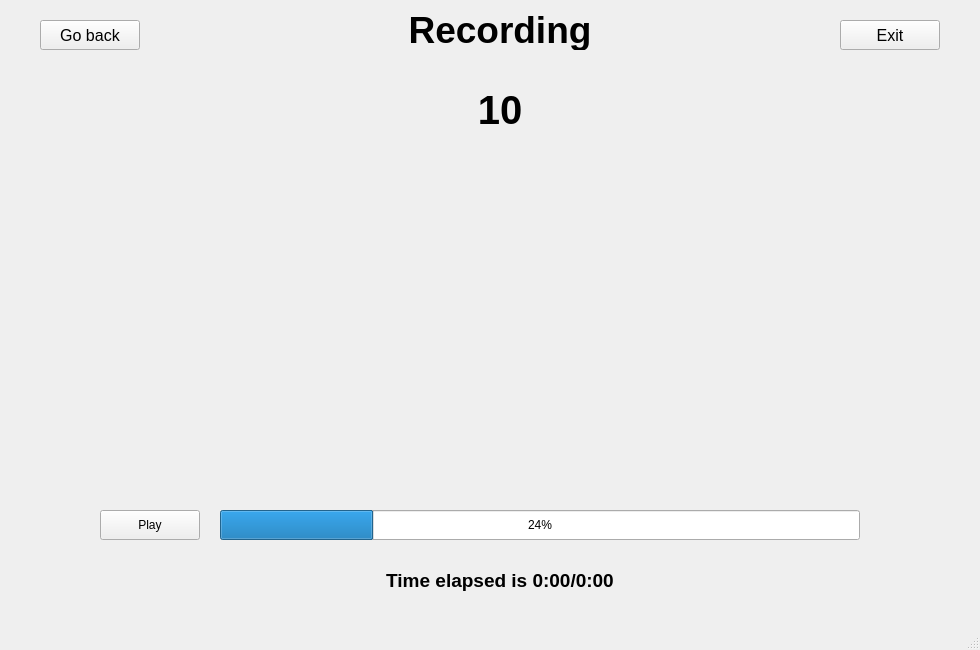
<?xml version="1.0" encoding="UTF-8"?>
<ui version="4.0">
 <class>MainWindow</class>
 <widget class="QMainWindow" name="MainWindow">
  <property name="geometry">
   <rect>
    <x>0</x>
    <y>0</y>
    <width>980</width>
    <height>650</height>
   </rect>
  </property>
  <property name="windowTitle">
   <string>Experimenter GUI</string>
  </property>
  <widget class="QWidget" name="centralwidget">
   <widget class="QStackedWidget" name="stackedWidget">
    <property name="geometry">
     <rect>
      <x>0</x>
      <y>0</y>
      <width>971</width>
      <height>721</height>
     </rect>
    </property>
    <property name="sizePolicy">
     <sizepolicy hsizetype="Fixed" vsizetype="Fixed">
      <horstretch>0</horstretch>
      <verstretch>0</verstretch>
     </sizepolicy>
    </property>
    <property name="currentIndex">
     <number>1</number>
    </property>
    <widget class="QWidget" name="page">
     <widget class="QLabel" name="titleConfigurationLabel">
      <property name="geometry">
       <rect>
        <x>380</x>
        <y>10</y>
        <width>240</width>
        <height>40</height>
       </rect>
      </property>
      <property name="sizePolicy">
       <sizepolicy hsizetype="Preferred" vsizetype="Fixed">
        <horstretch>0</horstretch>
        <verstretch>0</verstretch>
       </sizepolicy>
      </property>
      <property name="font">
       <font>
        <pointsize>28</pointsize>
        <weight>75</weight>
        <bold>true</bold>
       </font>
      </property>
      <property name="text">
       <string>Configuration</string>
      </property>
      <property name="alignment">
       <set>Qt::AlignCenter</set>
      </property>
     </widget>
     <widget class="QPushButton" name="startButton">
      <property name="geometry">
       <rect>
        <x>420</x>
        <y>470</y>
        <width>160</width>
        <height>70</height>
       </rect>
      </property>
      <property name="font">
       <font>
        <pointsize>28</pointsize>
        <weight>75</weight>
        <bold>true</bold>
       </font>
      </property>
      <property name="text">
       <string>Start</string>
      </property>
     </widget>
     <widget class="QFrame" name="personDataFrame">
      <property name="geometry">
       <rect>
        <x>30</x>
        <y>70</y>
        <width>221</width>
        <height>291</height>
       </rect>
      </property>
      <property name="frameShape">
       <enum>QFrame::StyledPanel</enum>
      </property>
      <property name="frameShadow">
       <enum>QFrame::Raised</enum>
      </property>
      <widget class="QLabel" name="nameLabel">
       <property name="geometry">
        <rect>
         <x>30</x>
         <y>20</y>
         <width>58</width>
         <height>14</height>
        </rect>
       </property>
       <property name="text">
        <string>Name</string>
       </property>
      </widget>
      <widget class="QLabel" name="ageLabel">
       <property name="geometry">
        <rect>
         <x>30</x>
         <y>70</y>
         <width>31</width>
         <height>16</height>
        </rect>
       </property>
       <property name="text">
        <string>Age</string>
       </property>
      </widget>
      <widget class="QLabel" name="genderLabel">
       <property name="geometry">
        <rect>
         <x>30</x>
         <y>120</y>
         <width>58</width>
         <height>14</height>
        </rect>
       </property>
       <property name="text">
        <string>Gender</string>
       </property>
      </widget>
      <widget class="QLabel" name="heightLabel">
       <property name="geometry">
        <rect>
         <x>30</x>
         <y>170</y>
         <width>58</width>
         <height>14</height>
        </rect>
       </property>
       <property name="text">
        <string>Height</string>
       </property>
      </widget>
      <widget class="QLabel" name="weightLabel">
       <property name="geometry">
        <rect>
         <x>30</x>
         <y>220</y>
         <width>58</width>
         <height>14</height>
        </rect>
       </property>
       <property name="text">
        <string>Weight</string>
       </property>
      </widget>
      <widget class="QLineEdit" name="nameEdit">
       <property name="geometry">
        <rect>
         <x>30</x>
         <y>40</y>
         <width>113</width>
         <height>24</height>
        </rect>
       </property>
      </widget>
      <widget class="QLineEdit" name="ageEdit">
       <property name="geometry">
        <rect>
         <x>30</x>
         <y>90</y>
         <width>113</width>
         <height>24</height>
        </rect>
       </property>
      </widget>
      <widget class="QLineEdit" name="lineEdit_3">
       <property name="geometry">
        <rect>
         <x>30</x>
         <y>190</y>
         <width>113</width>
         <height>24</height>
        </rect>
       </property>
      </widget>
      <widget class="QLineEdit" name="lineEdit_4">
       <property name="geometry">
        <rect>
         <x>30</x>
         <y>240</y>
         <width>113</width>
         <height>24</height>
        </rect>
       </property>
      </widget>
      <widget class="QComboBox" name="genderBox">
       <property name="geometry">
        <rect>
         <x>30</x>
         <y>140</y>
         <width>78</width>
         <height>24</height>
        </rect>
       </property>
       <item>
        <property name="text">
         <string>M</string>
        </property>
       </item>
       <item>
        <property name="text">
         <string>F</string>
        </property>
       </item>
       <item>
        <property name="text">
         <string>Other</string>
        </property>
       </item>
      </widget>
     </widget>
     <widget class="QFrame" name="gesturesFrame">
      <property name="geometry">
       <rect>
        <x>350</x>
        <y>70</y>
        <width>221</width>
        <height>291</height>
       </rect>
      </property>
      <property name="frameShape">
       <enum>QFrame::StyledPanel</enum>
      </property>
      <property name="frameShadow">
       <enum>QFrame::Raised</enum>
      </property>
      <widget class="QLabel" name="nGesturesLabel">
       <property name="geometry">
        <rect>
         <x>30</x>
         <y>20</y>
         <width>131</width>
         <height>16</height>
        </rect>
       </property>
       <property name="text">
        <string>Number of Gestures</string>
       </property>
      </widget>
      <widget class="QLineEdit" name="nGesturesEdit">
       <property name="geometry">
        <rect>
         <x>30</x>
         <y>40</y>
         <width>113</width>
         <height>24</height>
        </rect>
       </property>
      </widget>
      <widget class="QLabel" name="label">
       <property name="geometry">
        <rect>
         <x>30</x>
         <y>70</y>
         <width>71</width>
         <height>16</height>
        </rect>
       </property>
       <property name="text">
        <string>Gestures</string>
       </property>
      </widget>
      <widget class="QComboBox" name="gesture1Box">
       <property name="geometry">
        <rect>
         <x>30</x>
         <y>90</y>
         <width>78</width>
         <height>24</height>
        </rect>
       </property>
       <item>
        <property name="text">
         <string>None</string>
        </property>
       </item>
       <item>
        <property name="text">
         <string>Drinking</string>
        </property>
       </item>
       <item>
        <property name="text">
         <string>Pouring</string>
        </property>
       </item>
       <item>
        <property name="text">
         <string>Sitting Down</string>
        </property>
       </item>
       <item>
        <property name="text">
         <string>Standing Up</string>
        </property>
       </item>
       <item>
        <property name="text">
         <string>Walking</string>
        </property>
       </item>
      </widget>
      <widget class="QLabel" name="firstLabel">
       <property name="geometry">
        <rect>
         <x>0</x>
         <y>95</y>
         <width>21</width>
         <height>16</height>
        </rect>
       </property>
       <property name="text">
        <string>1st</string>
       </property>
      </widget>
      <widget class="QComboBox" name="gesture2Box">
       <property name="geometry">
        <rect>
         <x>30</x>
         <y>120</y>
         <width>78</width>
         <height>24</height>
        </rect>
       </property>
       <item>
        <property name="text">
         <string>None</string>
        </property>
       </item>
       <item>
        <property name="text">
         <string>Drinking</string>
        </property>
       </item>
       <item>
        <property name="text">
         <string>Pouring</string>
        </property>
       </item>
       <item>
        <property name="text">
         <string>Sitting Down</string>
        </property>
       </item>
       <item>
        <property name="text">
         <string>Standing Up</string>
        </property>
       </item>
       <item>
        <property name="text">
         <string>Walking</string>
        </property>
       </item>
      </widget>
      <widget class="QComboBox" name="gesture5Box">
       <property name="geometry">
        <rect>
         <x>30</x>
         <y>210</y>
         <width>78</width>
         <height>24</height>
        </rect>
       </property>
       <item>
        <property name="text">
         <string>None</string>
        </property>
       </item>
       <item>
        <property name="text">
         <string>Drinking</string>
        </property>
       </item>
       <item>
        <property name="text">
         <string>Pouring</string>
        </property>
       </item>
       <item>
        <property name="text">
         <string>Sitting Down</string>
        </property>
       </item>
       <item>
        <property name="text">
         <string>Standing Up</string>
        </property>
       </item>
       <item>
        <property name="text">
         <string>Walking</string>
        </property>
       </item>
      </widget>
      <widget class="QComboBox" name="gesture4Box">
       <property name="geometry">
        <rect>
         <x>30</x>
         <y>180</y>
         <width>78</width>
         <height>24</height>
        </rect>
       </property>
       <item>
        <property name="text">
         <string>None</string>
        </property>
       </item>
       <item>
        <property name="text">
         <string>Drinking</string>
        </property>
       </item>
       <item>
        <property name="text">
         <string>Pouring</string>
        </property>
       </item>
       <item>
        <property name="text">
         <string>Sitting Down</string>
        </property>
       </item>
       <item>
        <property name="text">
         <string>Standing Up</string>
        </property>
       </item>
       <item>
        <property name="text">
         <string>Walking</string>
        </property>
       </item>
      </widget>
      <widget class="QComboBox" name="gesture3Box">
       <property name="geometry">
        <rect>
         <x>30</x>
         <y>150</y>
         <width>78</width>
         <height>24</height>
        </rect>
       </property>
       <item>
        <property name="text">
         <string>None</string>
        </property>
       </item>
       <item>
        <property name="text">
         <string>Drinking</string>
        </property>
       </item>
       <item>
        <property name="text">
         <string>Pouring</string>
        </property>
       </item>
       <item>
        <property name="text">
         <string>Sitting Down</string>
        </property>
       </item>
       <item>
        <property name="text">
         <string>Standing Up</string>
        </property>
       </item>
       <item>
        <property name="text">
         <string>Walking</string>
        </property>
       </item>
      </widget>
      <widget class="QLabel" name="secondLabel">
       <property name="geometry">
        <rect>
         <x>0</x>
         <y>125</y>
         <width>21</width>
         <height>16</height>
        </rect>
       </property>
       <property name="text">
        <string>2nd</string>
       </property>
      </widget>
      <widget class="QLabel" name="thirdLabel">
       <property name="geometry">
        <rect>
         <x>0</x>
         <y>155</y>
         <width>21</width>
         <height>16</height>
        </rect>
       </property>
       <property name="text">
        <string>3rd</string>
       </property>
      </widget>
      <widget class="QLabel" name="fourthLabel">
       <property name="geometry">
        <rect>
         <x>0</x>
         <y>185</y>
         <width>21</width>
         <height>16</height>
        </rect>
       </property>
       <property name="text">
        <string>4th</string>
       </property>
      </widget>
      <widget class="QLabel" name="fifthLabel">
       <property name="geometry">
        <rect>
         <x>0</x>
         <y>215</y>
         <width>21</width>
         <height>16</height>
        </rect>
       </property>
       <property name="text">
        <string>5th</string>
       </property>
      </widget>
      <widget class="QCheckBox" name="casualCheckBox">
       <property name="geometry">
        <rect>
         <x>30</x>
         <y>240</y>
         <width>141</width>
         <height>21</height>
        </rect>
       </property>
       <property name="text">
        <string>Casual Sequence</string>
       </property>
      </widget>
     </widget>
     <widget class="QFrame" name="gesturesFrame_2">
      <property name="geometry">
       <rect>
        <x>680</x>
        <y>70</y>
        <width>221</width>
        <height>291</height>
       </rect>
      </property>
      <property name="frameShape">
       <enum>QFrame::StyledPanel</enum>
      </property>
      <property name="frameShadow">
       <enum>QFrame::Raised</enum>
      </property>
      <widget class="QLabel" name="sensorsLabel">
       <property name="geometry">
        <rect>
         <x>30</x>
         <y>20</y>
         <width>81</width>
         <height>16</height>
        </rect>
       </property>
       <property name="text">
        <string>Sensors Used</string>
       </property>
      </widget>
      <widget class="QCheckBox" name="casualCheckBox_2">
       <property name="geometry">
        <rect>
         <x>30</x>
         <y>40</y>
         <width>71</width>
         <height>21</height>
        </rect>
       </property>
       <property name="text">
        <string>Kinect</string>
       </property>
      </widget>
      <widget class="QCheckBox" name="casualCheckBox_3">
       <property name="geometry">
        <rect>
         <x>30</x>
         <y>60</y>
         <width>81</width>
         <height>21</height>
        </rect>
       </property>
       <property name="text">
        <string>MOCAP</string>
       </property>
      </widget>
      <widget class="QCheckBox" name="casualCheckBox_4">
       <property name="geometry">
        <rect>
         <x>30</x>
         <y>80</y>
         <width>111</width>
         <height>21</height>
        </rect>
       </property>
       <property name="text">
        <string>Smartwatch</string>
       </property>
      </widget>
     </widget>
    </widget>
    <widget class="QWidget" name="page_2">
     <widget class="QLabel" name="Recording_Label">
      <property name="geometry">
       <rect>
        <x>380</x>
        <y>10</y>
        <width>240</width>
        <height>40</height>
       </rect>
      </property>
      <property name="font">
       <font>
        <pointsize>28</pointsize>
        <weight>75</weight>
        <bold>true</bold>
       </font>
      </property>
      <property name="text">
       <string>Recording</string>
      </property>
      <property name="alignment">
       <set>Qt::AlignCenter</set>
      </property>
     </widget>
     <widget class="QLabel" name="Countdown_Label">
      <property name="geometry">
       <rect>
        <x>440</x>
        <y>70</y>
        <width>120</width>
        <height>80</height>
       </rect>
      </property>
      <property name="font">
       <font>
        <pointsize>30</pointsize>
        <weight>75</weight>
        <bold>true</bold>
       </font>
      </property>
      <property name="text">
       <string>10</string>
      </property>
      <property name="alignment">
       <set>Qt::AlignCenter</set>
      </property>
      <property name="margin">
       <number>0</number>
      </property>
     </widget>
     <widget class="QLabel" name="Display_Image_Label">
      <property name="geometry">
       <rect>
        <x>300</x>
        <y>180</y>
        <width>400</width>
        <height>300</height>
       </rect>
      </property>
      <property name="frameShape">
       <enum>QFrame::NoFrame</enum>
      </property>
      <property name="text">
       <string/>
      </property>
      <property name="pixmap">
       <pixmap>../../../../Downloads/Blurring_Cat.jpeg</pixmap>
      </property>
      <property name="scaledContents">
       <bool>true</bool>
      </property>
      <property name="margin">
       <number>-1</number>
      </property>
     </widget>
     <widget class="QProgressBar" name="Time_Progress">
      <property name="geometry">
       <rect>
        <x>220</x>
        <y>510</y>
        <width>640</width>
        <height>30</height>
       </rect>
      </property>
      <property name="value">
       <number>24</number>
      </property>
     </widget>
     <widget class="QLabel" name="Time_Elapsed_Label">
      <property name="geometry">
       <rect>
        <x>375</x>
        <y>560</y>
        <width>250</width>
        <height>40</height>
       </rect>
      </property>
      <property name="font">
       <font>
        <pointsize>14</pointsize>
        <weight>75</weight>
        <bold>true</bold>
       </font>
      </property>
      <property name="text">
       <string>Time elapsed is 0:00/0:00</string>
      </property>
      <property name="alignment">
       <set>Qt::AlignCenter</set>
      </property>
     </widget>
     <widget class="QPushButton" name="PlayStop_Button">
      <property name="geometry">
       <rect>
        <x>100</x>
        <y>510</y>
        <width>100</width>
        <height>30</height>
       </rect>
      </property>
      <property name="text">
       <string>Play</string>
      </property>
     </widget>
     <widget class="QPushButton" name="GoBack_Button">
      <property name="geometry">
       <rect>
        <x>40</x>
        <y>20</y>
        <width>100</width>
        <height>30</height>
       </rect>
      </property>
      <property name="font">
       <font>
        <pointsize>12</pointsize>
       </font>
      </property>
      <property name="text">
       <string>Go back</string>
      </property>
     </widget>
     <widget class="QPushButton" name="Exit_Button">
      <property name="geometry">
       <rect>
        <x>840</x>
        <y>20</y>
        <width>100</width>
        <height>30</height>
       </rect>
      </property>
      <property name="font">
       <font>
        <pointsize>12</pointsize>
       </font>
      </property>
      <property name="text">
       <string>Exit</string>
      </property>
     </widget>
    </widget>
   </widget>
  </widget>
  <widget class="QMenuBar" name="menubar">
   <property name="geometry">
    <rect>
     <x>0</x>
     <y>0</y>
     <width>980</width>
     <height>25</height>
    </rect>
   </property>
  </widget>
  <widget class="QStatusBar" name="statusbar"/>
 </widget>
 <resources/>
 <connections/>
</ui>
